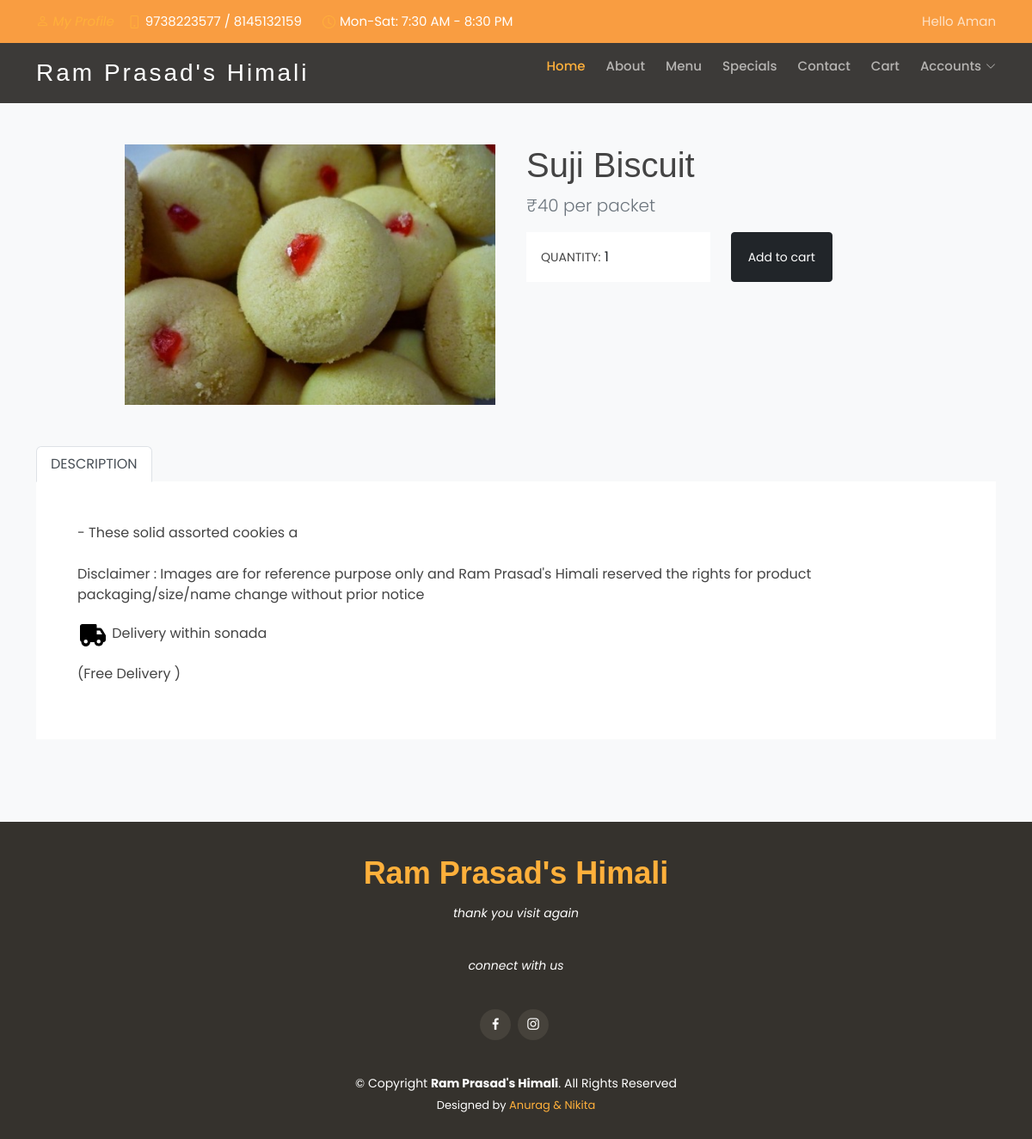
Screenshot of /product.php?id=109 (signed in) with the database file from the repository.
### tables this page shows
CREATE TABLE IF NOT EXISTS `inventory` (
  `id` int NOT NULL AUTO_INCREMENT,
  `cid` int NOT NULL,
  `category` varchar(30) NOT NULL,
  `item_Name` varchar(30) NOT NULL,
  `quantity` int NOT NULL DEFAULT '0',
  `price` varchar(30) NOT NULL,
  `price_for` varchar(50) NOT NULL,
  `image` varchar(1024) DEFAULT NULL,
  `description` varchar(30) NOT NULL,
  `specials` int NOT NULL,
  PRIMARY KEY (`id`)
);

### product.php (the view, shortened to what this page needs)
<?php
include("conn.php");
$id = $_GET["id"];
$products_sql = "SELECT * from inventory WHERE id = '".$id."' ";
$products_result = mysqli_query($conn,$products_sql);
$products_data = mysqli_fetch_all($products_result,MYSQLI_ASSOC);
?>
<!DOCTYPE html>
<html lang="en">
<head>
  <link href="assets/vendor/fontawesome-free/css/all.min.css" rel="stylesheet">
  <link href="assets/vendor/animate.css/animate.min.css" rel="stylesheet">
  <link href="assets/vendor/aos/aos.css" rel="stylesheet">
  <link href="assets/vendor/bootstrap/css/bootstrap.min.css" rel="stylesheet">
  <link href="assets/vendor/bootstrap-icons/bootstrap-icons.css" rel="stylesheet">
  <link href="assets/vendor/boxicons/css/boxicons.min.css" rel="stylesheet">
  <link href="assets/vendor/glightbox/css/glightbox.min.css" rel="stylesheet">
  <link href="assets/vendor/swiper/swiper-bundle.min.css" rel="stylesheet">
  <link href="assets/css/style.css" rel="stylesheet">
</head>
<body>
<?php include("templets/nav.php"); ?>
    <section></section>
    <?php if(isset( $_SESSION["logged_in"])){ ?>
    <div class="page-holder bg-light">
      <section class="py-5">
        <div class="container">
          <div class="row mb-5">
            <div class="col-lg-6">
              <div class="row m-sm-0">
                <div class="col-sm-2 p-sm-0 order-2 order-sm-1 mt-2 mt-sm-0 px-xl-2">
                </div>
                <div class="col-sm-10 order-1 order-sm-2">
                  <div class="swiper product-slider">
                    <div class="swiper-wrapper">
                      <div class="swiper-slide h-auto"><a class="glightbox product-view" target="_blank" href="<?php echo $products_data[0]["image"] ?>" data-gallery="gallery2" data-glightbox="Product item 1"><img class="img-fluid" src="<?php echo $products_data[0]["image"] ?>" alt="..."></a></div>
                    </div>
                  </div>
                </div>
              </div>
            </div>
            <div class="col-lg-6">
              <h1> <?php echo $products_data[0]["item_Name"] ?></h1>
              <p class="text-muted lead">₹<?php echo $products_data[0]["price"] ?>   <?php echo $products_data[0]["price_for"] ?></p>
              <?php
if($products_data[0]["quantity"]>0): ?>
              <div class="row align-items-stretch mb-4">
                <div class="col-sm-5 pr-sm-0">
                  <div class="border d-flex align-items-center justify-content-between py-1 px-3 bg-white border-white"><span class="small text-uppercase text-gray mr-4 no-select">Quantity: </span>
                    &nbsp &nbsp <div class="quantity">
                      <input id="quantity_input" class="form-control border-0 shadow-0 p-0" type="text" value="1">
                    </div>
                  </div>
                </div>
						<div class="col-sm-3 pl-sm-0"><div class="btn btn-dark btn-sm btn-block h-100 d-flex align-items-center justify-content-center px-0" id="add_btn">Add to cart</div></div>
              </div>
<?php else : ?>
<p><b>Out of Stock!</b></p>
<?php endif; ?>
            </div>
          </div>
          <ul class="nav nav-tabs border-0" id="myTab" role="tablist">
            <li class="nav-item"><a class="nav-link text-uppercase active" id="description-tab" data-bs-toggle="tab" href="#description" role="tab" aria-controls="description" aria-selected="true">Description</a></li>
          </ul>
          <div class="tab-content mb-5" id="myTabContent">
            <div class="tab-pane fade show active" id="description" role="tabpanel" aria-labelledby="description-tab">
              <div class="p-4 p-lg-5 bg-white">
                <p class="text-sm mb-4"> - <?php echo $products_data[0]["description"] ?></p>
                <p>Disclaimer : Images are for reference purpose only and Ram Prasad's Himali reserved the rights for product packaging/size/name change without prior notice </p>
                <p><img/>   Delivery within sonada</p>
                <p>(Free Delivery )</p>
              </div>
            </div>
           </div>
         </div>
      </section>
      <?php }else{ ?>
<script>
  alert("Please Login");
  window.location.href="login.php";</script>
<?php }  ?>
      <link rel="stylesheet" href="https://use.fontawesome.com/releases/v5.7.1/css/all.css">
    </div>
  <?php include("templets/footer.php"); ?>
</body>
</html>

### assets/css/style.css (style rules this page uses)
body { font-family: "Poppins", sans-serif; color: #444444; }
a { text-decoration: none; color: #ffb03b; }
h1, h2, h3, h4, h5, h6 { font-family: "Satisfy", sans-serif; }
section { padding: 60px 0; }

### rows the page displays
inventory: image (picture), item_Name "Suji Biscuit", price "40", price_for "per packet", description "These solid assorted cookies a"

### other values shown
$_SESSION["firstName"] "Aman"
